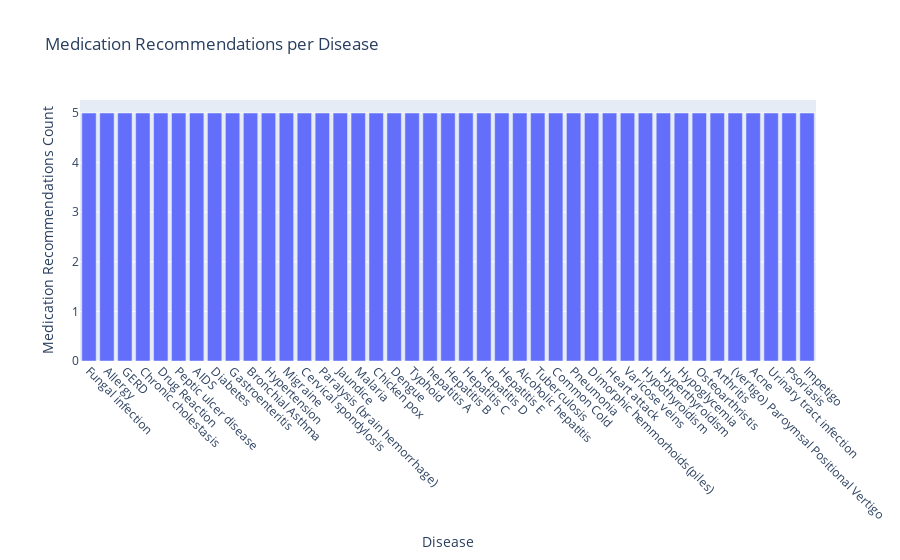

The notebook cell saved with this chart:
### Code cell
# 7. Medication Recommendations per Disease
medications_df["Medication_Count"] = medications_df["Medication"].apply(lambda x: len(eval(x)))
medication_counts = medications_df.set_index("Disease")["Medication_Count"].sort_values(ascending=False)

fig7 = px.bar(
    x=medication_counts.index,
    y=medication_counts.values,
    labels={'x': 'Disease', 'y': 'Medication Recommendations Count'},
    title="Medication Recommendations per Disease"
)
fig7.update_layout(xaxis_tickangle=45)
fig7.show()

### Figure 1 — Plotly figure (JSON) as saved in the notebook; plotly's stock layout.template omitted (floating-point values rounded to 4 significant figures)
{"data": [{"hovertemplate": "Disease=%{x}<br>Medication Recommendations Count=%{y}<extra></extra>", "legendgroup": "", "marker": {"color": "#636efa", "pattern": {"shape": ""}}, "name": "", "orientation": "v", "showlegend": false, "textposition": "auto", "type": "bar", "x": ["Fungal infection", "Allergy", "GERD", "Chronic cholestasis", "Drug Reaction", "Peptic ulcer disease", "AIDS", "Diabetes", "Gastroenteritis", "Bronchial Asthma", "Hypertension", "Migraine", "Cervical spondylosis", "Paralysis (brain hemorrhage)", "Jaundice", "Malaria", "Chicken pox", "Dengue", "Typhoid", "hepatitis A", "Hepatitis B", "Hepatitis C", "Hepatitis D", "Hepatitis E", "Alcoholic hepatitis", "Tuberculosis", "Common Cold", "Pneumonia", "Dimorphic hemmorhoids(piles)", "Heart attack", "Varicose veins", "Hypothyroidism", "Hyperthyroidism", "Hypoglycemia", "Osteoarthristis", "Arthritis", "(vertigo) Paroymsal Positional Vertigo", "Acne", "Urinary tract infection", "Psoriasis", "Impetigo"], "xaxis": "x", "y": [5, 5, 5, 5, 5, 5, 5, 5, 5, 5, 5, 5, 5, 5, 5, 5, 5, 5, 5, 5, 5, 5, 5, 5, 5, 5, 5, 5, 5, 5, 5, 5, 5, 5, 5, 5, 5, 5, 5, 5, 5], "yaxis": "y"}], "layout": {"barmode": "relative", "legend": {"tracegroupgap": 0}, "title": {"text": "Medication Recommendations per Disease"}, "xaxis": {"anchor": "y", "domain": [0, 1], "tickangle": 45, "title": {"text": "Disease"}}, "yaxis": {"anchor": "x", "domain": [0, 1], "title": {"text": "Medication Recommendations Count"}}}}
